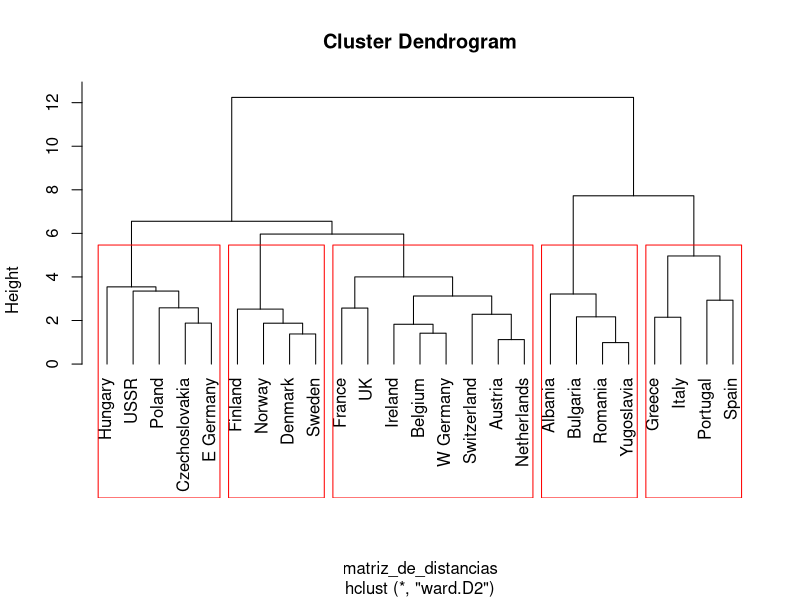
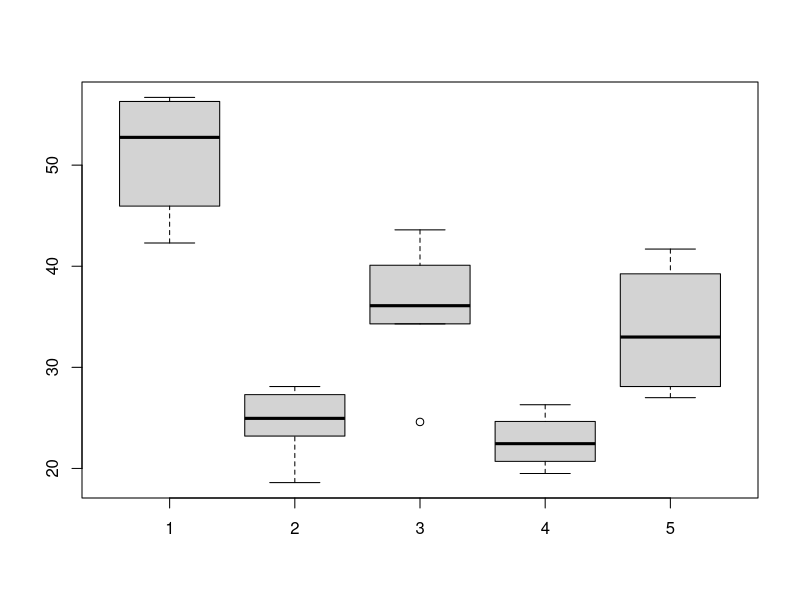

The R source for these figures, in order:
dados <- read.table("protein.txt", header = TRUE, sep = "\t")

row.names(dados) <- dados$Country

dados <- dados[, -1]

dados_padronizados <- scale(dados)

matriz_de_distancias <- dist(dados_padronizados, method = "euclidean")
matriz_de_distancias

modelo_hierarquico <- hclust(matriz_de_distancias, method = "ward.D2")

modelo_hierarquico

plot(modelo_hierarquico, hang = -1, labels = dados$Country)

rect.hclust(modelo_hierarquico, k = 5, border = "red")

grupos <- cutree(modelo_hierarquico, k = 5)

aglomerado1 <- dados[grupos == 1, ]
aglomerado2 <- dados[grupos == 2, ]
aglomerado3 <- dados[grupos == 3, ]
aglomerado4 <- dados[grupos == 4, ]
aglomerado5 <- dados[grupos == 5, ]

boxplot(aglomerado1$Cereals,
        aglomerado2$Cereals,
        aglomerado3$Cereals,
        aglomerado4$Cereals,
        aglomerado5$Cereals)
